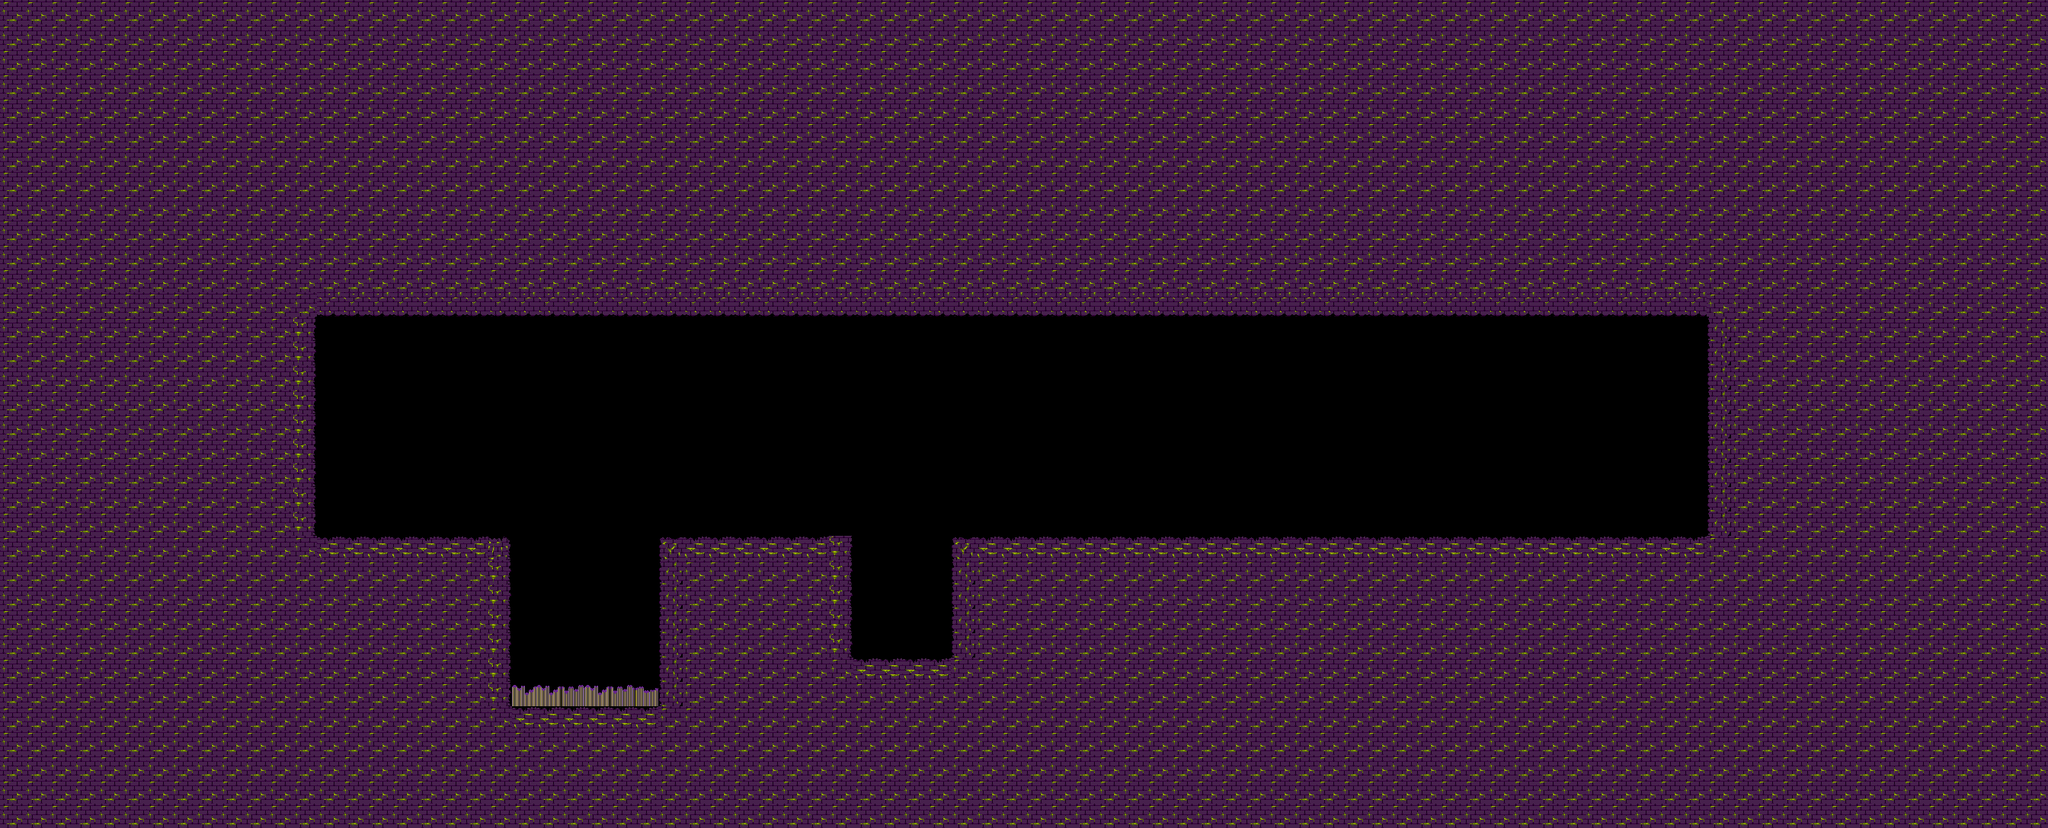

Tiled map render using the project's own tile images. Description and the map definition, with tile-layer contents summarised, below:
An orthogonal 84x34 tile map with 32x32 px tiles, 1 tile layer (Capa de Patrones 1), 2 tilesets and 15 objects.

<map version="1.0" orientation="orthogonal" renderorder="right-down" width="84" height="34" tilewidth="32" tileheight="32" nextobjectid="1">
 <tileset firstgid="1" name="Titles suelo2" tilewidth="32" tileheight="32" tilecount="24" columns="6">
  <image source="../Tilesets/Titles suelo2.png" trans="ff00ff" width="192" height="128" />
  <tile id="0">
   <objectgroup draworder="index">
    <object id="0" x="0" y="0" width="32" height="32" />
   </objectgroup>
  </tile>
  <tile id="1">
   <objectgroup draworder="index">
    <object id="0" x="0" y="0" width="32" height="32" />
   </objectgroup>
  </tile>
  <tile id="2">
   <objectgroup draworder="index">
    <object id="0" x="0" y="0" width="32" height="32" />
   </objectgroup>
  </tile>
  <tile id="3">
   <objectgroup draworder="index">
    <object id="0" x="0" y="0" width="32" height="32" />
   </objectgroup>
  </tile>
  <tile id="4">
   <objectgroup draworder="index">
    <object id="0" x="0" y="0" width="32" height="32" />
   </objectgroup>
  </tile>
  <tile id="5">
   <objectgroup draworder="index">
    <object id="0" x="0" y="0" width="32" height="32" />
   </objectgroup>
  </tile>
  <tile id="6">
   <objectgroup draworder="index">
    <object id="0" x="0" y="0" width="32" height="32" />
   </objectgroup>
  </tile>
  <tile id="7">
   <objectgroup draworder="index">
    <object id="0" x="0" y="0" width="32" height="32" />
   </objectgroup>
  </tile>
  <tile id="8">
   <objectgroup draworder="index">
    <object id="0" x="0" y="0" width="32" height="32" />
   </objectgroup>
  </tile>
  <tile id="9">
   <objectgroup draworder="index">
    <object id="0" x="0" y="0" width="32" height="32" />
   </objectgroup>
  </tile>
  <tile id="11">
   <objectgroup draworder="index">
    <object id="0" x="0" y="0" width="32" height="32" />
   </objectgroup>
  </tile>
  <tile id="12">
   <objectgroup draworder="index">
    <object id="0" x="0" y="0" width="32" height="32" />
   </objectgroup>
  </tile>
  <tile id="13">
   <objectgroup draworder="index">
    <object id="0" x="0" y="0" width="32" height="32" />
   </objectgroup>
  </tile>
  <tile id="14">
   <objectgroup draworder="index">
    <object id="0" x="0" y="0" width="32" height="32" />
   </objectgroup>
  </tile>
  <tile id="16">
   <objectgroup draworder="index">
    <object id="0" x="0" y="0" width="32" height="32" />
   </objectgroup>
  </tile>
 </tileset>
 <tileset firstgid="25" name="spike" tilewidth="32" tileheight="32" tilecount="3" columns="3">
  <image source="../Tilesets/titles lapices.png" width="99" height="32" />
 </tileset>
 <layer name="Capa de Patrones 1" width="84" height="34">
  <data>[2856 cells, 2287 non-empty, 10 distinct tile ids]</data>
 </layer>
</map>
